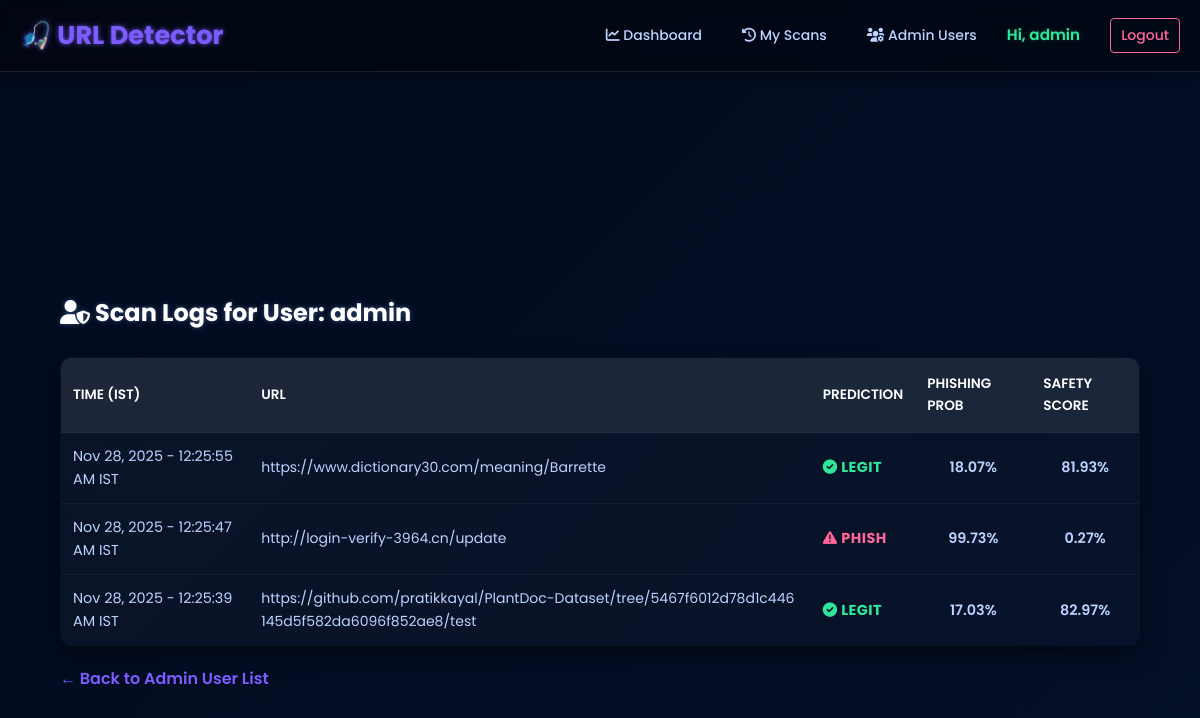
/admin/user/1/logs (signed in), run on the app's committed database.
### src/models.py (models this page shows, shortened)
class User(Base):
    __tablename__ = 'users'
    id = Column(Integer, primary_key=True)
    username = Column(String(64), unique=True, nullable=False)
    email = Column(String(120), unique=True, nullable=False)
    password_hash = Column(String(128))
    is_admin = Column(Boolean, default=False)
    reset_otp = Column(String(6), nullable=True, default=None)
    otp_expiry = Column(DateTime, nullable=True, default=None)
    logs = relationship("URLLog", back_populates="user")

class URLLog(Base):
    __tablename__ = 'url_logs'
    id = Column(Integer, primary_key=True)
    user_id = Column(Integer, ForeignKey('users.id'), nullable=True)
    url = Column(String(512), nullable=False)
    timestamp = Column(DateTime, default=lambda: datetime.now(timezone.utc))
    prediction = Column(String(16))
    prob_phishing = Column(Float)
    safety_score = Column(Float)
    features = Column(String)
    user = relationship("User", back_populates="logs")

### src/app.py (the view)
@app.route("/admin/user/<int:user_id>/logs")
@login_required
def admin_user_logs(user_id):
    db = Session()
    logs = db.query(URLLog).filter(URLLog.user_id==user_id).order_by(URLLog.timestamp.desc()).all()
    user = db.query(User).get(user_id)
    db.close()
    return render_template("admin/user_logs.html", logs=logs, user=user)

### src/app.py (called while the page is built)
@login_manager.user_loader
def load_user(user_id):
    db = Session()
    u = db.query(User).get(int(user_id))
    db.close()
    return FlaskUser(u) if u else None

@app.teardown_appcontext
def shutdown_session(exception=None):
    Session.remove()

@app.template_filter('ist_time')
def format_datetime_to_ist(utc_dt):
    if utc_dt is None:
        return ""
    if utc_dt.tzinfo is None:
        utc_dt = utc_dt.replace(tzinfo=timezone.utc)
    ist_dt = utc_dt.astimezone(IST_TIMEZONE)
    return ist_dt.strftime('%b %d, %Y - %I:%M:%S %p IST')

### src/templates/admin/user_logs.html (shortened to what this page needs)
{% extends "base.html" %}
{% block content %}
    <div class="log-table-container">
        <h2 style="margin-left: 5%;"><i class="fas fa-user-shield"></i> Scan Logs for User: {{ user.username }}</h2>
        <table style="width:90%; margin-left: 5%;">
            <thead>
                <tr>
                    <th>Time (IST)</th>
                    <th>URL</th>
                    <th>Prediction</th>
                    <th>Phishing Prob</th>
                    <th>Safety Score</th>
                </tr>
            </thead>
            <tbody>
                {% for r in logs %}
                {% set row_class = r.prediction | lower %}
                <tr class="{{ row_class }}">
                    <td>{{ r.timestamp | ist_time }}</td>
                    <td>
                        <a href="{{ r.url }}" target="_blank" rel="noopener noreferrer">{{ r.url }}</a>
                    </td>
                    <td>
                        {% if r.prediction == 'phishing' %}
                            <span class="pred-phishing"><i class="fas fa-triangle-exclamation"></i> PHISH</span>
                        {% else %}
                            <span class="pred-benign"><i class="fas fa-check-circle"></i> LEGIT</span>
                        {% endif %}
                    </td>
                    <td class="prob">{{ "%.2f"|format(r.prob_phishing*100) }}%</td>
                    <td class="safety">{{ "%.2f"|format(r.safety_score) }}%</td>
                </tr>
                {% else %}
                <tr>
                    <td colspan="5" style="text-align: center; padding: 20px;">No scan records found.</td>
                </tr>
                {% endfor %}
            </tbody>
        </table>
    </div>
    {% if user is defined %}
        <p class="admin-link-back"><a href="{{ url_for('admin_users') }}">← Back to Admin User List</a></p>
    {% else %}
        <h2><i class="fas fa-history"></i> My Scan History</h2>
    {% endif %}
{% endblock %}

### src/templates/base.html (shortened to what this page needs)
<!DOCTYPE html>
<html lang="en">
<head>
    <link rel="stylesheet" href="{{ url_for('static', filename='css/styles.css') }}">
    <link rel="stylesheet" href="{{ url_for('static', filename='css/navbar.css') }}">
    <link rel="stylesheet" href="{{ url_for('static', filename='css/adusr.css') }}">
</head>
    <link rel="stylesheet" href="https://cdnjs.cloudflare.com/ajax/libs/font-awesome/6.0.0-beta3/css/all.min.css">
</head>
<body>
    <nav class="navbar">
        <div class="navbar-brand">
            <a href="{{ url_for('index') }}">🎣 URL Detector</a>
        </div>
        <div class="navbar-links">
            <a href="{{ url_for('dashboard') }}"><i class="fas fa-chart-line"></i> Dashboard</a>
            <a href="{{ url_for('history') }}"><i class="fas fa-history"></i> My Scans</a>
            {% if current_user.is_authenticated %}
                {% if current_user.is_admin %}
                    <a href="{{ url_for('admin_users') }}" class="btn-admin">
                        <i class="fas fa-users-cog"></i> Admin Users
                    </a>
                {% endif %}
                <span class="user-greeting">
                    Hi, {{ current_user.username }}
                </span>
                <a href="{{ url_for('logout') }}" class="btn-logout">Logout</a>
            {% else %}
                <a href="{{ url_for('login') }}" class="btn-login">Login</a>
                <a href="{{ url_for('register') }}" class="btn-register">Register</a>
            {% endif %}
        </div>
    </nav>
    <div class="content-wrapper">
    {% from "macros.html" import render_flashes %}
        {% block content %} {% endblock %}
    </div>
</body>
</html>

### src/static/css/styles.css (style rules this page uses)
:root { --bg: #0f1020; --card: rgba(255, 255, 255, 0.04); --cards: rgba(255, 255, 255, 0.355); --accent: #7c5cff; --legit-color: #30e698; --phishing-color: #ff6699; --glass: rgba(255, 255, 255, 0.06); --text-color: #e9eef8; --light-text: #bcd2ff; }
* { box-sizing: border-box; margin: 0; padding: 0; }
body { background: linear-gradient(135deg, #020b1e 0%, #041028 100%); color: var(--text-color); font-family: "Poppins", sans-serif; line-height: 1.6; min-height: 100vh; display: flex; flex-direction: column; align-items: center; justify-content: center; }
a { color: var(--light-text); text-decoration: none; transition: color 0.2s, text-shadow 0.2s; font-size: 14px; }

### src/static/css/navbar.css (style rules this page uses)
:root { --accent: #7c5cff; --legit-color: #30e698; --phishing-color: #ff6699; --text-color: #e9eef8; --light-text: #bcd2ff; --bg: #0f1020; --glass: rgba(255, 255, 255, 0.06); }
.navbar { position: fixed; top: 0; left: 0; width: 100%; background: rgba(0, 0, 0, 0.4); backdrop-filter: blur(8px); box-shadow: 0 4px 10px rgba(0, 0, 0, 0.4); padding: 15px 20px; display: flex; justify-content: space-between; align-items: center; z-index: 1000; border-bottom: 1px solid rgba(255, 255, 255, 0.1); }
.navbar-brand a { color: var(--accent); font-size: 1.6em; font-weight: 700; text-shadow: 0 0 5px rgba(124, 92, 255, 0.8); }
.navbar-links { display: flex; align-items: center; gap: 20px; }
.navbar-links a { color: var(--light-text); padding: 5px 10px; border-radius: 4px; transition: all 0.2s; font-weight: 500; }
.navbar-links .user-greeting { color: var(--legit-color); font-weight: 600; margin-right: 10px; font-size: 0.95em; text-shadow: 0 0 3px rgba(48, 230, 152, 0.3); }
.btn-logout { color: var(--phishing-color) !important; border: 1px solid var(--phishing-color); background-color: transparent !important; padding: 5px 10px !important; }

### src/static/css/adusr.css (style rules this page uses)
:root { --bg: #0f1020; --card: rgba(255, 255, 255, 0.04); --accent: #7c5cff; --legit-color: #30e698; --phishing-color: #ff6699; --light-text: #bcd2ff; --table-header: rgba(255, 255, 255, 0.08); }
h2 { color: #fff; margin-bottom: 25px; margin-left:5% ; padding-top: 20px; font-size: 24px; text-shadow: 0 0 5px rgba(122, 167, 255, 0.4); }
.log-table-container { padding-top: 10%; margin: 20px 0; }
table { width: 100%; border-collapse: collapse; background: linear-gradient(135deg, rgba(255, 255, 255, 0.03), rgba(255, 255, 255, 0.01)); border-radius: 12px; overflow: hidden; box-shadow: 0 8px 20px rgba(0, 0, 0, 0.5); border: 1px solid rgba(255, 255, 255, 0.06); }
thead { background-color: var(--table-header); }
th { padding: 15px 12px; text-align: left; color: #fff; font-weight: 600; text-transform: uppercase; font-size: 0.85em; border-bottom: 1px solid rgba(255, 255, 255, 0.1); }
td { padding: 12px; text-align: left; color: var(--light-text); font-size: 0.9em; border-bottom: 1px solid rgba(255, 255, 255, 0.05); }
tbody tr:last-child td { border-bottom: none; }
td a { color: var(--light-text); text-decoration: none; word-break: break-all; }
.pred-phishing { font-weight: 700; color: var(--phishing-color); letter-spacing: 0.5px; }
.pred-benign { font-weight: 700; color: var(--legit-color); letter-spacing: 0.5px; }
td.prob, td.safety { font-weight: 600; text-align: center; }
.admin-link-back a { color: var(--accent); font-size: 1em; margin-left: 5%; font-weight: 600; }

### data on the page
User: username "admin"
URLLog: timestamp|ist_time "Nov 28, 2025 - 12:25:55 AM IST", url "https://www.dictionary30.com/meaning/Barrette", prediction "legit" (drawn), r.prob_phishing*100 "18.07", safety_score "81.93"
URLLog: timestamp|ist_time "Nov 28, 2025 - 12:25:47 AM IST", url "http://login-verify-3964.cn/update", prediction "phishing" (drawn), r.prob_phishing*100 "99.73", safety_score "0.27"
URLLog: timestamp|ist_time "Nov 28, 2025 - 12:25:39 AM IST", url "https://github.com/pratikkayal/PlantDoc-Dataset/tree/5467f6012d78d1c446145d5f582da6096f852ae8/test", prediction "legit" (drawn), r.prob_phishing*100 "17.03", safety_score "82.97"
